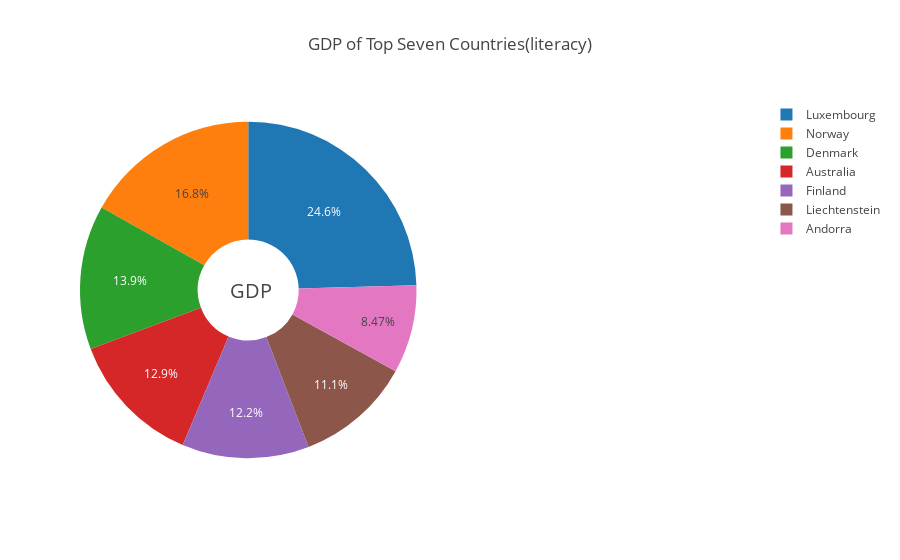

The code cell stored with this chart in its notebook:
### Code cell
fig = {
  "data": [
    {
      "values": lit.gdp,
      "labels": lit.country,
      "domain": {"x": [0, .5]},
      "name": "GDP percentage of",
      "hoverinfo":"label+percent+name",
      "hole": .3,
      "type": "pie"
    },],
  "layout": {
        "title":"GDP of Top Seven Countries(literacy)",
        "annotations": [
            { "font": { "size": 20},
              "showarrow": False,
              "text": "GDP",
                "x": 0.22,
                "y": 0.5
            },
        ]
    }
}
iplot(fig)

### Figure 1 — Plotly figure (JSON) as saved in the notebook; plotly's stock layout.template omitted (floating-point values rounded to 4 significant figures)
{"data": [{"domain": {"x": [0, 0.5]}, "hole": 0.3, "hoverinfo": "label+percent+name", "labels": ["Finland ", "Australia ", "Andorra ", "Liechtenstein ", "Denmark ", "Luxembourg ", "Norway "], "name": "GDP percentage of", "type": "pie", "uid": "93379ce6-0dd1-4d26-9efc-16a3a241da5e", "values": [27400, 29000, 19000, 25000, 31100, 55100, 37800]}], "layout": {"annotations": [{"font": {"size": 20}, "showarrow": false, "text": "GDP", "x": 0.22, "y": 0.5}], "title": {"text": "GDP of Top Seven Countries(literacy)"}}}
